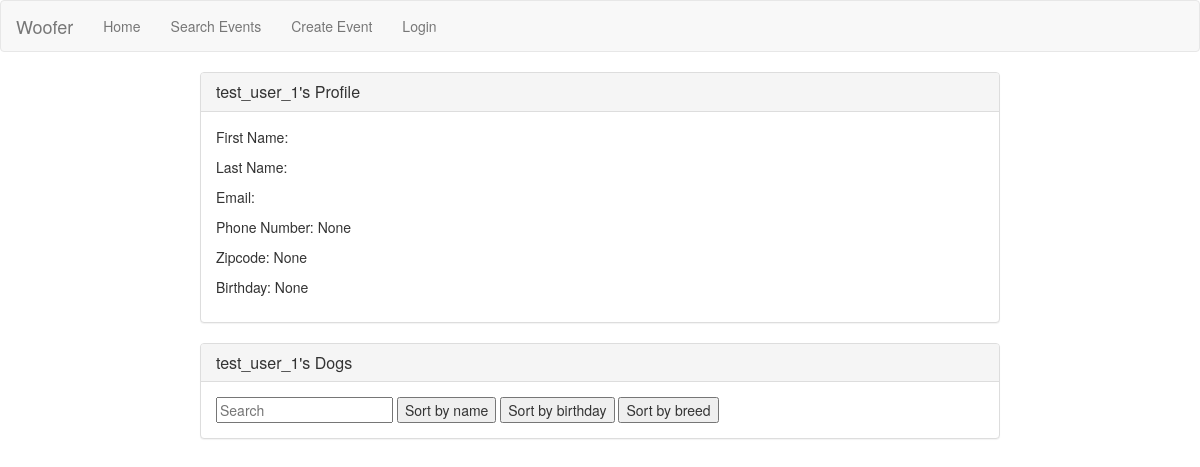
Before: /view_user/4/ with the older database file.
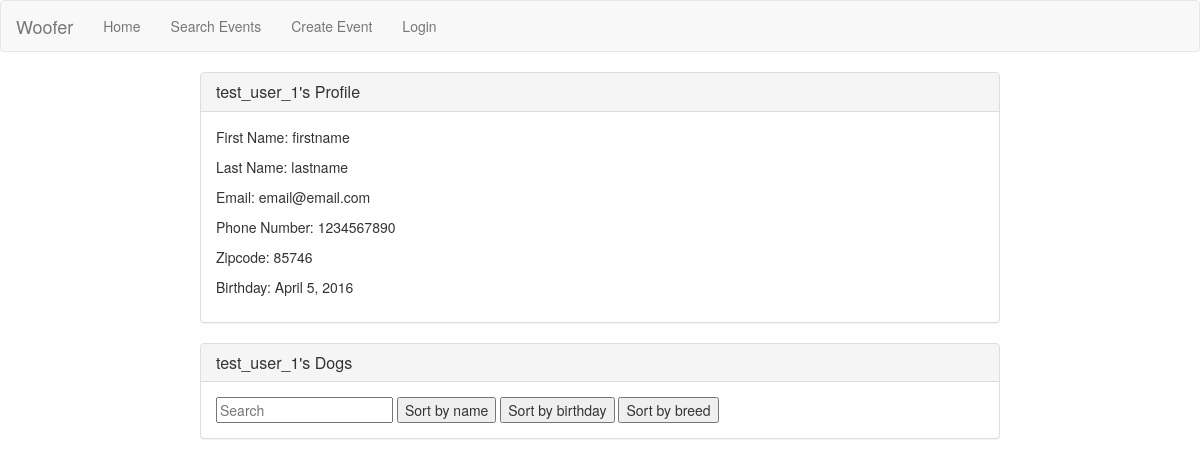
After: the same page with the newer database file.
### woofer/models.py (models this page shows, shortened)
class Profile(models.Model):
    id = models.AutoField(primary_key=True)
    user = models.OneToOneField(User)
    phone_number = models.IntegerField(blank=True, null=True)
    zipcode = models.IntegerField(blank=True, null=True)
    birthday = models.DateField(auto_now=False, auto_now_add=False, blank=True, null=True)

### woofer/views/user_views.py (the view)
# urls.py: url(r'^view_user/(?P<userid>[0-9]+)/$', user_views.view_user, name='view-user'),
def view_user(request, userid):
    user_to_view = User.objects.get(id = userid)
    profile = Profile.objects.get(user = user_to_view)
    dogs = Dog.objects.all().filter(owner = user_to_view)
    return render(request, 'woofer/view_user.html',
    {
        'profile' : profile,
        'dogs' : dogs
    } )

### woofer/templates/woofer/view_user.html (shortened to what this page needs)
{% extends 'woofer/pageframe.html' %}
{% block content %}
<div class="panel panel-default">
  <div class="panel-heading">
    <h3 class="panel-title">{{ profile.user.username }}'s Profile</h3>
  </div>
  <div class="panel-body">
    <p>First Name: {{ profile.user.first_name }}</p>
    <p>Last Name: {{ profile.user.last_name }}</p>
    <p>Email: {{ profile.user.email }}</p>
    <p>Phone Number: {{ profile.phone_number }}</p>
    <p>Zipcode: {{ profile.zipcode }}</p>
    <p>Birthday: {{ profile.birthday }}</p>
  </div>
</div>
<div class="panel panel-default">
  <div class="panel-heading">
    <h3 class="panel-title">{{ profile.user.username }}'s Dogs</h3>
  </div>
  <div class="panel-body">
      <div id="dogs">
        <input class="search" placeholder="Search" />
        <button class="sort" data-sort="name">Sort by name</button>
        <button class="sort" data-sort="birthday">Sort by birthday</button>
        <button class="sort" data-sort="breed">Sort by breed</button>
  </div>
</div>
{% endblock %}

### woofer/templates/woofer/pageframe.html (shortened to what this page needs)
{% load staticfiles %}
<!DOCTYPE html>
<html lang="en">
  <head>
    <link href="https://maxcdn.bootstrapcdn.com/bootstrap/3.3.6/css/bootstrap.min.css" rel="stylesheet" type="text/css"/>
    <link href="{% static "css/main.css" %}" rel="stylesheet" type="text/css"/>
  </head>
  <body>
  <div id="wrap">
    <nav class="navbar navbar-default">
  <div class="container-fluid">
    <div class="navbar-header">
      <a class="navbar-brand" href="{% url 'index' %}">Woofer</a>
    </div>
    <div class="collapse navbar-collapse" id="bs-example-navbar-collapse-1">
      <ul class="nav navbar-nav">
        <li><a href="{% url 'index' %}">Home</a></li>
        <li><a href="{% url 'event-list' %}">Search Events</a></li>
        <li><a href="{% url 'create-event' %}">Create Event</a></li>
        {% if request.user.is_authenticated %}
          <li><p>Welcome {{ user.username }} your userid is {{ user.id }}</p></li>
          <li><a href="{% url 'view-profile' %}">View Profile</a></li>
          <li><a href="{% url 'logout' %}">Logout</a></li>
        {% else %}
          <li><a href="{% url 'login' %}">Login</a></li>
        {% endif %}
      </ul>
    </div>
  </div>
</nav>
    <div id="content_wrap">
     {% block content %}Yo boi I'm the pageframe you should put some content in me.{% endblock %}
     </div>
  </div>
  </body>
</html>

### static/css/main.css (style rules this page uses)
#content_wrap { max-width: 800px; margin-left: auto; margin-right: auto; }

Changed rows visible on the page:
changed Profile "test_user_1": user.first_name (not shown) → "firstname"; user.last_name (not shown) → "lastname"; user.email (not shown) → "email@email.com"; phone_number "None" → "1234567890"; zipcode "None" → "85746"; birthday "None" → "April 5, 2016"
